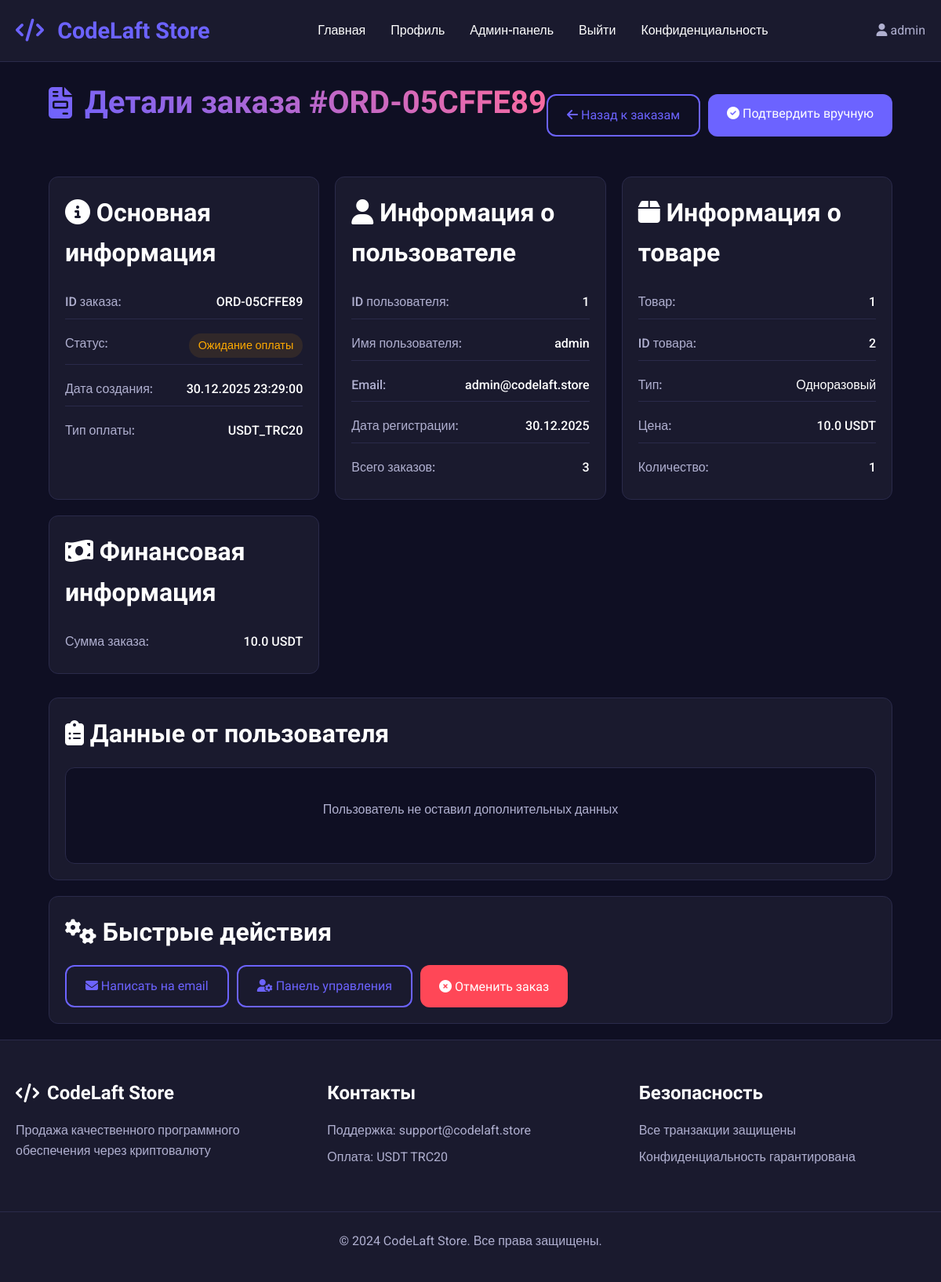
The page /admin/order_details/3 (signed in) on the database its author committed.
### app.py (models this page shows, shortened)
class User(UserMixin, db.Model):
    id = db.Column(db.Integer, primary_key=True)
    username = db.Column(db.String(80), unique=True, nullable=False)
    email = db.Column(db.String(120), unique=True, nullable=False)
    password_hash = db.Column(db.String(200), nullable=False)
    created_at = db.Column(db.DateTime, default=datetime.utcnow)
    is_admin = db.Column(db.Boolean, default=False)

class Order(db.Model):
    id = db.Column(db.Integer, primary_key=True)
    order_id = db.Column(db.String(50), unique=True, nullable=False)
    user_id = db.Column(db.Integer, db.ForeignKey('user.id'), nullable=False)
    product_id = db.Column(db.Integer, db.ForeignKey('product.id'), nullable=False)
    promocode_id = db.Column(db.Integer, db.ForeignKey('promocode.id'), nullable=True)
    quantity = db.Column(db.Integer, default=1)
    amount = db.Column(db.Float, nullable=False)
    original_amount = db.Column(db.Float)  # Сумма без скидки
    discount_amount = db.Column(db.Float, default=0)  # Сумма скидки
    payment_type = db.Column(db.String(20), nullable=False)
    form_data = db.Column(db.Text)  # JSON string with form data
    status = db.Column(db.String(20), default='pending')  # pending, paid, cancelled, expired, trial
    transaction_hash = db.Column(db.String(100))  # Хэш транзакции TRON
    expires_at = db.Column(db.DateTime)  # Для подписок и тестов
    payment_expires_at = db.Column(db.DateTime)  # Время истечения ожидания оплаты
    created_at = db.Column(db.DateTime, default=datetime.utcnow)
    user = db.relationship('User', backref=db.backref('orders', lazy=True))
    product = db.relationship('Product', backref=db.backref('orders', lazy=True))
    promocode = db.relationship('Promocode', backref=db.backref('orders', lazy=True))

class Product(db.Model):
    id = db.Column(db.Integer, primary_key=True)
    name = db.Column(db.String(200), nullable=False)
    description = db.Column(db.Text, nullable=False)
    price = db.Column(db.Float, nullable=False)
    original_price = db.Column(db.Float)  # Цена без скидки
    price_type = db.Column(db.String(20), nullable=False)  # 'one_time' or 'subscription' or 'trial'
    subscription_days = db.Column(db.Integer, default=30)  # For subscription products
    trial_days = db.Column(db.Integer, default=7)  # Для тестового периода
    quantity = db.Column(db.Integer, default=1)
    image_filename = db.Column(db.String(200))
    form_fields = db.Column(db.Text)  # JSON string with form fields
    is_active = db.Column(db.Boolean, default=True)
    is_trial = db.Column(db.Boolean, default=False)  # Флаг тестового товара
    max_trial_per_user = db.Column(db.Integer, default=1)  # Максимум тестовых периодов на пользователя
    created_at = db.Column(db.DateTime, default=datetime.utcnow)
    reviews = db.relationship('Review', backref='product', lazy=True, cascade='all, delete-orphan')
    promocodes = db.relationship('Promocode', backref='product', lazy=True, cascade='all, delete-orphan')

### app.py (the view)
@app.route('/admin/order_details/<int:order_id>')
@login_required
def order_details(order_id):
    if not current_user.is_admin:
        abort(403)
    order = Order.query.get_or_404(order_id)
    form_data = {}
    if order.form_data:
        try:
            form_data = json.loads(order.form_data)
        except:
            form_data = {'error': 'Не удалось прочитать данные формы'}
    return render_template('order_details.html',
                         order=order,
                         form_data=form_data,
                         user=order.user,
                         product=order.product)

### app.py (called while the page is built)
@app.context_processor
def inject_now():
    return {'now': datetime.utcnow()}

@login_manager.user_loader
def load_user(user_id):
    return User.query.get(int(user_id))

@app.context_processor
def inject_now():
    return {'now': datetime.utcnow(), 'timedelta': timedelta}

@app.before_request
def start_payment_monitor_once():
    global _monitor_started
    if not _monitor_started:
        _monitor_started = True
        monitor_thread = threading.Thread(target=TronPaymentVerifier.start_payment_monitor, daemon=True)
        monitor_thread.start()
        print("Payment monitor started")

### templates/order_details.html (shortened to what this page needs)
{% extends "base.html" %}
{% block content %}
<div class="admin-container">
    <div class="admin-header">
        <h1 class="admin-title">
            <i class="fas fa-file-invoice"></i> Детали заказа #{{ order.order_id }}
        </h1>
        <div class="admin-actions">
            <a href="{{ url_for('admin_orders') }}" class="btn btn-secondary">
                <i class="fas fa-arrow-left"></i> Назад к заказам
            </a>
            {% if order.status == 'pending' %}
            <a href="{{ url_for('manual_confirm', order_id=order.id) }}"
               class="btn btn-primary"
               onclick="return confirm('Подтвердить заказ вручную?')">
                <i class="fas fa-check-circle"></i> Подтвердить вручную
            </a>
            {% endif %}
        </div>
    </div>
    <div class="order-details-grid">
        <div class="order-section">
            <h2><i class="fas fa-info-circle"></i> Основная информация</h2>
            <div class="info-table">
                <div class="info-row">
                    <span class="info-label">ID заказа:</span>
                    <span class="info-value">{{ order.order_id }}</span>
                </div>
                <div class="info-row">
                    <span class="info-label">Статус:</span>
                    <span class="info-value status-badge status-{{ order.status }}">
                        {% if order.status == 'paid' %}Оплачен
                        {% elif order.status == 'pending' %}Ожидание оплаты
                        {% elif order.status == 'trial' %}Тестовый период
                        {% elif order.status == 'expired' %}Истек
                        {% else %}Отменен{% endif %}
                    </span>
                </div>
                <div class="info-row">
                    <span class="info-label">Дата создания:</span>
                    <span class="info-value">{{ order.created_at.strftime('%d.%m.%Y %H:%M:%S') }}</span>
                </div>
                <div class="info-row">
                    <span class="info-label">Тип оплаты:</span>
                    <span class="info-value">{{ order.payment_type|upper }}</span>
                </div>
            </div>
        </div>
        <div class="order-section">
            <h2><i class="fas fa-user"></i> Информация о пользователе</h2>
            <div class="info-table">
                <div class="info-row">
                    <span class="info-label">ID пользователя:</span>
                    <span class="info-value">{{ user.id }}</span>
                </div>
                <div class="info-row">
                    <span class="info-label">Имя пользователя:</span>
                    <span class="info-value">{{ user.username }}</span>
                </div>
                <div class="info-row">
                    <span class="info-label">Email:</span>
                    <span class="info-value">{{ user.email }}</span>
                </div>
                <div class="info-row">
                    <span class="info-label">Дата регистрации:</span>
                    <span class="info-value">{{ user.created_at.strftime('%d.%m.%Y') }}</span>
                </div>
                <div class="info-row">
                    <span class="info-label">Всего заказов:</span>
                    <span class="info-value">{{ user.orders|length }}</span>
                </div>
            </div>
        </div>
        <div class="order-section">
            <h2><i class="fas fa-box"></i> Информация о товаре</h2>
            <div class="info-table">
                <div class="info-row">
                    <span class="info-label">Товар:</span>
                    <span class="info-value">{{ product.name }}</span>
                </div>
                <div class="info-row">
                    <span class="info-label">ID товара:</span>
                    <span class="info-value">{{ product.id }}</span>
                </div>
                <div class="info-row">
                    <span class="info-label">Тип:</span>
                    <span class="info-value">
                        {% if product.price_type == 'one_time' %}Одноразовый
                        {% elif product.price_type == 'subscription' %}Подписка
                        {% elif product.price_type == 'trial' %}Тестовый период
                        {% endif %}
                    </span>
                </div>
                <div class="info-row">
                    <span class="info-label">Цена:</span>
                    <span class="info-value">{{ product.price }} USDT</span>
                </div>
                <div class="info-row">
                    <span class="info-label">Количество:</span>
                    <span class="info-value">{{ order.quantity }}</span>
                </div>
            </div>
        </div>
        <div class="order-section">
            <h2><i class="fas fa-money-bill-wave"></i> Финансовая информация</h2>
            <div class="info-table">
                <div class="info-row">
                    <span class="info-label">Сумма заказа:</span>
                    <span class="info-value">{{ order.amount }} USDT</span>
                </div>
            </div>
        </div>
    </div>
    <div class="order-section full-width">
        <h2><i class="fas fa-clipboard-list"></i> Данные от пользователя</h2>
        {% if form_data and form_data is not mapping %}
            <div class="no-data-box">
                <p>Данные формы не найдены или повреждены</p>
            </div>
        {% else %}
            <div class="no-data-box">
                <p>Пользователь не оставил дополнительных данных</p>
            </div>
        {% endif %}
    </div>
    <div class="order-actions">
        <h2><i class="fas fa-cogs"></i> Быстрые действия</h2>
        <div class="action-buttons">
            <a href="mailto:{{ user.email }}" class="btn btn-secondary">
                <i class="fas fa-envelope"></i> Написать на email
            </a>
            <a href="{{ url_for('admin_panel') }}" class="btn btn-secondary">
                <i class="fas fa-user-cog"></i> Панель управления
            </a>
            {% if order.status == 'pending' %}
            <button class="btn btn-danger" onclick="cancelOrder()">
                <i class="fas fa-times-circle"></i> Отменить заказ
            </button>
            {% endif %}
        </div>
    </div>
</div>
{% endblock %}

### templates/base.html (shortened to what this page needs)
<!DOCTYPE html>
<html lang="ru">
<head>
    <link rel="stylesheet" href="{{ url_for('static', filename='css/style.css') }}">
    <link rel="stylesheet" href="https://cdnjs.cloudflare.com/ajax/libs/font-awesome/6.4.0/css/all.min.css">
</head>
<body>
    <nav class="navbar">
        <div class="nav-container">
            <a href="{{ url_for('index') }}" class="logo">
                <i class="fas fa-code"></i> CodeLaft Store
            </a>
            <div class="nav-menu">
                <a href="{{ url_for('index') }}">Главная</a>
                {% if current_user.is_authenticated %}
                    <a href="{{ url_for('profile') }}">Профиль</a>
                    {% if current_user.is_admin %}
                        <a href="{{ url_for('admin_panel') }}">Админ-панель</a>
                    {% endif %}
                    <a href="{{ url_for('logout') }}">Выйти</a>
                {% else %}
                    <a href="{{ url_for('login') }}">Войти</a>
                    <a href="{{ url_for('register') }}">Регистрация</a>
                {% endif %}
                <a href="{{ url_for('privacy') }}">Конфиденциальность</a>
            </div>
            <div class="nav-user">
                {% if current_user.is_authenticated %}
                    <span><i class="fas fa-user"></i> {{ current_user.username }}</span>
                {% endif %}
            </div>
        </div>
    </nav>
    <div class="container">
        {% block content %}{% endblock %}
    </div>
    <footer class="footer">
        <div class="footer-container">
            <div class="footer-section">
                <h3><i class="fas fa-code"></i> CodeLaft Store</h3>
                <p>Продажа качественного программного обеспечения через криптовалюту</p>
            </div>
            <div class="footer-section">
                <h3>Контакты</h3>
                <p>Поддержка: support@codelaft.store</p>
                <p>Оплата: USDT TRC20</p>
            </div>
            <div class="footer-section">
                <h3>Безопасность</h3>
                <p>Все транзакции защищены</p>
                <p>Конфиденциальность гарантирована</p>
            </div>
        </div>
        <div class="footer-bottom">
            <p>&copy; 2024 CodeLaft Store. Все права защищены.</p>
        </div>
    </footer>
</body>
</html>

### templates/order_details.html (style rules this page uses)
.order-details-grid { display: grid; grid-template-columns: repeat(auto-fit, minmax(300px, 1fr)); gap: 20px; margin-bottom: 30px; }
.order-section { background-color: var(--surface-color); border-radius: var(--border-radius); padding: 20px; border: 1px solid var(--border-color); }
.order-section.full-width { grid-column: 1 / -1; }
.info-table { display: flex; flex-direction: column; gap: 10px; }
.info-row { display: flex; justify-content: space-between; padding: 8px 0; border-bottom: 1px solid var(--border-color); }
.info-row:last-child { border-bottom: none; }
.info-label { color: var(--text-secondary); font-weight: 500; }
.info-value { font-weight: 500; text-align: right; }
.status-badge { padding: 4px 12px; border-radius: 20px; font-size: 0.9rem; font-weight: 500; }
.status-pending { background-color: rgba(255, 170, 0, 0.1); color: var(--warning-color); }
.no-data-box { text-align: center; padding: 40px; background-color: var(--background-color); border-radius: var(--border-radius); border: 1px solid var(--border-color); color: var(--text-secondary); }
.order-actions { background-color: var(--surface-color); border-radius: var(--border-radius); padding: 20px; margin-top: 20px; border: 1px solid var(--border-color); }
.action-buttons { display: flex; gap: 10px; margin-top: 15px; flex-wrap: wrap; }
.admin-header { display: flex; justify-content: space-between; align-items: center; margin-bottom: 30px; }
.admin-actions { display: flex; gap: 10px; }

### rows shown on the page
User: username "admin", id "1", email "admin@codelaft.store", created_at "30.12.2025"
Order: order_id "ORD-05CFFE89", created_at "30.12.2025 23:29:00", payment_type "USDT_TRC20", quantity "1", amount "10.0"
Product: name "1", id "2", price "10.0"

### other values the page prints
{{ user.orders|length }} "3"
